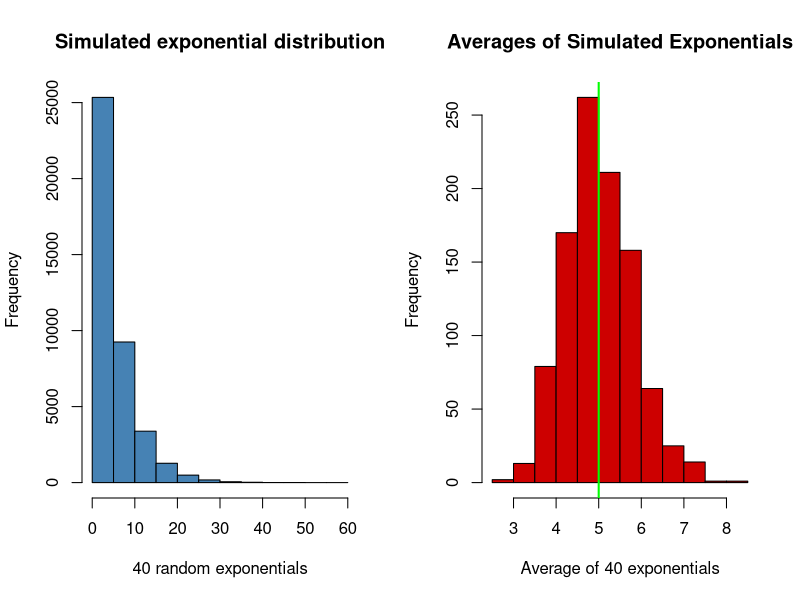
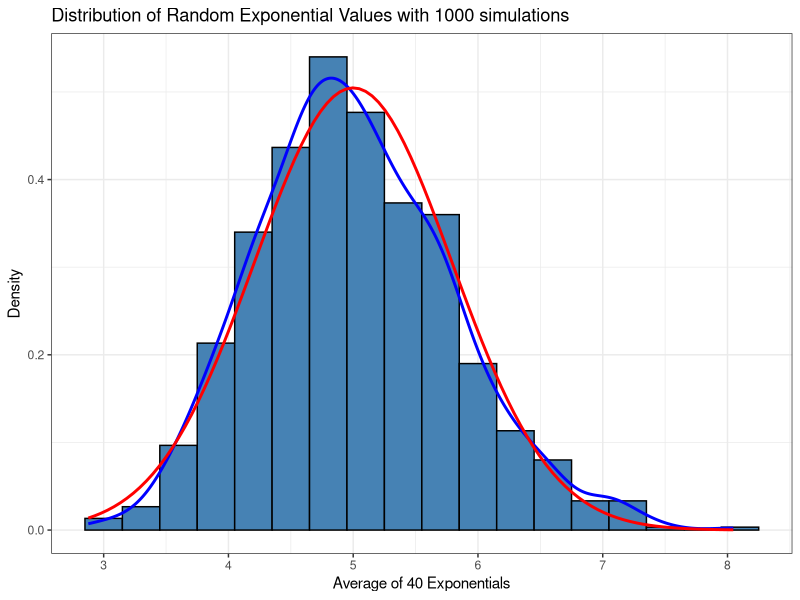
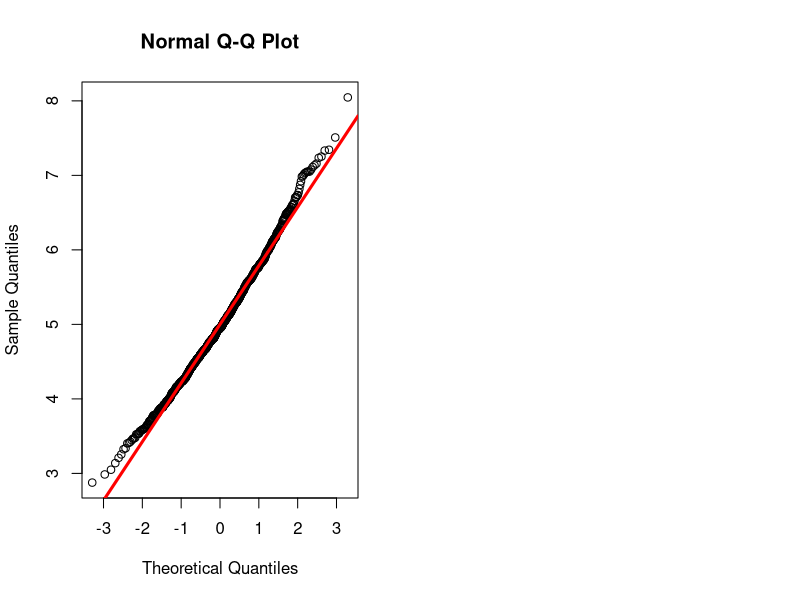

Reproduce these figures in R, in order.
## ---- chunk 1
set.seed(2021) # for reproducability
nosim <- 1000 # no of simulations
n <- 40 # no of exponentials
lambda <- 0.2 # rate parameter 

simdata <- matrix(rexp(nosim * n, rate=lambda), nosim)
sim_mean <- rowMeans(simdata) # row means

# calculate mean, sd and variance of sample exp dist
simdata_mean <- mean(sim_mean)
simdata_sd <- sd(sim_mean)
simdata_var <- var(sim_mean)
## ---- chunk 2
# calculate mean, df and variance of theoretical exp dist
t_mean = 1/lambda
t_sd = (1/lambda) * (1/sqrt(n))
t_var = t_sd^2
## ---- chunk 3
par(mfrow = c(1, 2))
hist(simdata,
     col = "steelblue",
     main = "Simulated exponential distribution",
     xlab = "40 random exponentials")
hist(sim_mean,
     col = "red3",
     main = "Averages of Simulated Exponentials",
     xlab = "Average of 40 exponentials")
abline(v = t_mean, col = "green", lwd = 2) # theoretical mean
## ---- chunk 4
Sample_stats <- c(simdata_mean, simdata_sd, simdata_var)
Theoretical_stats <- c(t_mean, t_sd, t_var)
diff <-
  c(abs(t_mean - simdata_mean),
    abs(t_sd - simdata_sd),
    t_var - simdata_var)
names <- c("Mean", "Std", "Variance")
data.frame(Sample_stats,
           Theoretical_stats,
           diff,
           row.names =  c("Mean", "Std", "Variance"))
## ---- chunk 5
library(ggplot2)
simdata_mean <- data.frame(sim_mean)
ggplot(simdata_mean, aes(sim_mean)) +
    geom_histogram(
        binwidth = .3,
        fill = "steelblue",
        color = "black",
        aes(y = ..density..)
    ) +
    geom_density(color = "blue", lwd = 1) +
    labs(title = "Distribution of Random Exponential Values with 1000 simulations",
         x = "Average of 40 Exponentials", y = "Density") +
    stat_function(
        fun = dnorm,
        args = list(mean = t_mean, sd = t_sd),
        color = "red",
        lwd = 1
    ) +
    theme_bw()

## ---- chunk 6
qqnorm(sim_mean, col="black") # sample distribution
qqline(sim_mean, col="red", lwd=3) #theoretical
## ---- chunk 7
sessionInfo()
